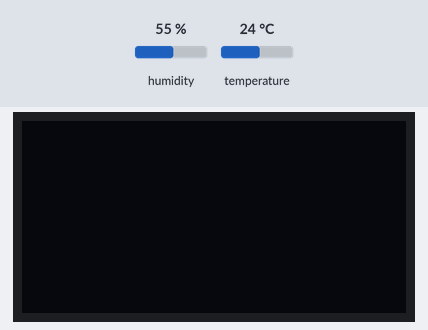
Recording of a program running on a simulated MicroPython board. Parts: 128×64 one-colour display. Inputs (shaded band) come from the test bench; at power-on: humidity 55 %, temperature 24 °C. What the program prints to the serial console is not drawn.

Above: at 1.2 s.
1.3 s: humidity set to 22 %
At 7.6 s:
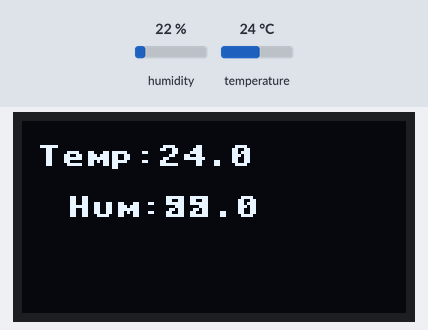
8.5 s: temperature set to 12 °C
At 12.4 s:
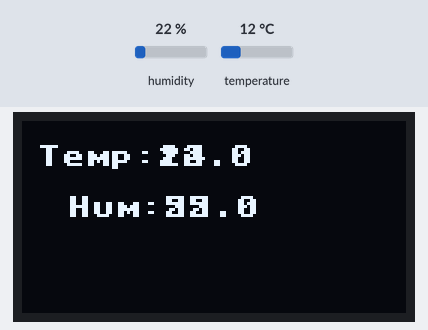
14.5 s: humidity set to 40 %
20.5 s: temperature set to 19 °C
Timing chart, 0 to 23.5 s (numbered marks = the images above; inputs shaded):
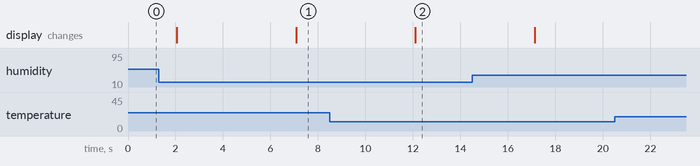

Measured:
- after the input at 1.3 s, the display: first differs from a run without the input after 5.8 s (image 1)
- after the input at 8.5 s, the display: changes after 3.6 s (image 2)

The program:

asd.py
```python
from machine import Pin,ADC, Pin, I2C
import ssd1306
import time
from time import sleep
from dht import DHT11, InvalidChecksum


# using default address 0x3C
i2c = I2C(1,sda=Pin(26), scl=Pin(27))
display = ssd1306.SSD1306_I2C(128, 64, i2c)

sensor = DHT11(Pin(16, Pin.OUT, Pin.PULL_DOWN))

while True:
    t = sensor.temperature
    h= sensor.humidity
    print("Temperature: {}°C   Humidity: {:.0f}% ".format(t, h))
    time.sleep(2)
    display.text('Temp:{}'.format(t) , 5, 8, 1)
    display.text('Hum:{}'.format(h), 15, 25, 1)
    #display.text('Light: {}'.format(value), 20, 0, 1)
    display.show()
    time.sleep(3)
```
